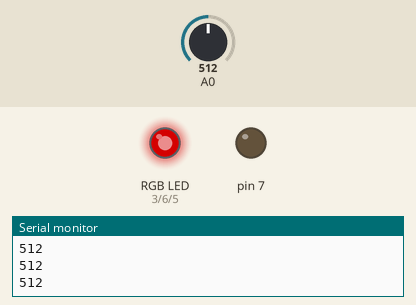
Recording of a sketch running on a simulated Arduino Uno, built with avr-gcc and run on an emulated ATmega328P. Parts: an RGB LED mixed from three pins (HIGH = lit), output pins drawn as LEDs (lit = HIGH), the last lines printed to the serial monitor. The test bench sets the inputs (shaded band); at power-on: A0 = 512. Dim RGB values are drawn brighter than linear.

Above: at 1.2 s.
1.3 s: A0 set to 982
2.8 s: A0 set to 1016
At 3.5 s:
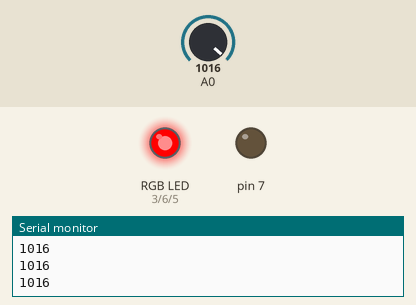
4.4 s: A0 set to 0
At 5.0 s:
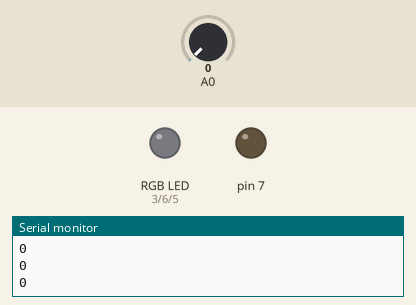
6.0 s: A0 set to 483
7.5 s: A0 set to 517
At 8.8 s:
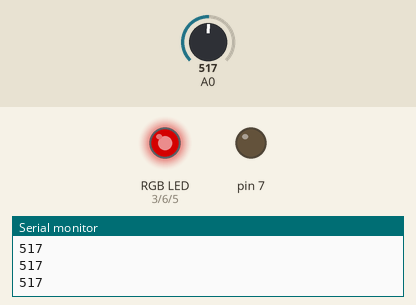
9.1 s: A0 set to 1010
At 10.2 s:
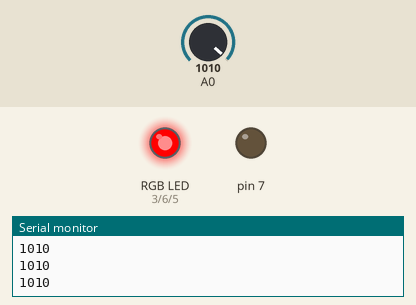
Timing chart, 0 to 11.7 s (numbered marks = the images above; inputs shaded):
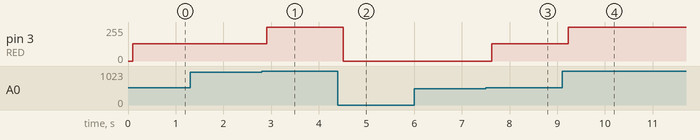

Measured:
- the behaviour switches between 1000 and 1001 on A0 (found by bisection; images 0 and 1)
- the behaviour switches between 500 and 501 on A0 (found by bisection; images 2 and 3)
- after the input at 2.8 s, pin 3 (RED): 128/255 → 255/255 after 0.11 s
- after the input at 4.4 s, pin 3 (RED): 255/255 → 0/255 after 0.11 s
- after the input at 7.5 s, pin 3 (RED): 0/255 → 128/255 after 0.12 s
- after the input at 9.1 s, pin 3 (RED): 128/255 → 255/255 after 0.13 s

The sketch:

5_potentiometerWithRGB.ino
```cpp
/*
Morse code sheet: https://drive.google.com/file/d/1liBuEK5mu3E04ymCv_On7b9cEDAkBJO1/view
Color guide: https://www.rapidtables.com/web/color/RGB_Color.html

Challenges:
1) Test Potiometer by reading it out on Serial Monitor
2) Fade red light using potentiometer (resolution=3)
3) Fade red light using potentiometer (resolution=6);
4) Fade red light using potentiometer (resolution=10);
5) Change colors of RGB based on potentiometer
6) Change (digital) through rainbow colors as you turn the potentiomter
7) Fade (analog) through rainbow as you turn the potentiometer

*/

#define RED 3
#define BLUE 5
#define GREEN 6

int counter;

void setup() {

  pinMode(RED,OUTPUT); //- RED
  pinMode(BLUE,OUTPUT); //- BLUE
  pinMode(GREEN,OUTPUT); //- GREEN
  pinMode(7,OUTPUT);

  rgbOff();

  Serial.begin(9600);

}

void dot() {
  digitalWrite(7,HIGH);
  delay(100);
  digitalWrite(7,LOW);
  delay(100);
}

void dash() {
  digitalWrite(7,HIGH);
  delay(300);
  digitalWrite(7,LOW);
  delay(100);
}

void rgbOff() {
  analogWrite(RED,0);
  analogWrite(BLUE,0);
  analogWrite(GREEN,0);
}


void rgbRed() {
  analogWrite(RED,255);
  analogWrite(BLUE,0);
  analogWrite(GREEN,0);
}

void rgbBlue() {
  analogWrite(RED,0);
  analogWrite(BLUE,255);
  analogWrite(GREEN,0);
}

void rgbGreen() {
  analogWrite(RED,0);
  analogWrite(BLUE,0);
  analogWrite(GREEN,255);
}

void rgbOrange() {
  analogWrite(RED,255);
  analogWrite(GREEN,205);
  analogWrite(BLUE,0);
}

void rgbYellow() {
  analogWrite(RED,222);
  analogWrite(GREEN,255);
  analogWrite(BLUE,0);
}

void rgbIndigo() {
  analogWrite(RED,0);
  analogWrite(GREEN,247);
  analogWrite(BLUE,255);
}

void rgbViolet() {
  analogWrite(RED,179);
  analogWrite(GREEN,0);
  analogWrite(BLUE,255);
}

void rgbFade(int color,int startValue, int endValue) {

  int counter;

  if (startValue < endValue) {
    //- increment
    counter = startValue;
    while (counter <= endValue) {
      analogWrite(color,counter);
      counter = counter + 1;
      delay(20);
    }
  }

  if (startValue > endValue) {
    //- decrement
    counter = startValue;
    while (counter >= endValue) {
      analogWrite(color,counter);
      counter = counter - 1;
      delay(20);
    }

  }
}

void rainbowFade() {

  //-red
  rgbFade(RED,0,255);
  rgbFade(BLUE,0,0);
  rgbFade(GREEN,0,0);

  //-orange
  rgbFade(RED,255,255);
  rgbFade(GREEN,0,205);
  rgbFade(BLUE,0,0);

  //-yellow
  rgbFade(RED,255,222);
  rgbFade(GREEN,205,255);
  rgbFade(BLUE,0,0);

  //-green
  rgbFade(RED,222,0);
  rgbFade(BLUE,0,0);
  rgbFade(GREEN,255,255);

  //-blue
  rgbFade(RED,0,0);
  rgbFade(BLUE,0,255);
  rgbFade(GREEN,255,0);

  //-indigo
  rgbFade(RED,0,0);
  rgbFade(GREEN,0,247);
  rgbFade(BLUE,255,255);

  //-violet
  rgbFade(RED,0,179);
  rgbFade(GREEN,247,0);
  rgbFade(BLUE,255,255);

  //-fade all off
  rgbFade(RED,179,0);
  rgbFade(GREEN,0,0);
  rgbFade(BLUE,255,0);

  delay(2000);

}

void loop() {

  int potentiometer;
  potentiometer = analogRead(A0);

  Serial.println(potentiometer);
  delay(100);

  if (potentiometer == 0) {
    analogWrite(RED,0);
  }
  if (potentiometer > 500) {
    analogWrite(RED,128);
  }
  if (potentiometer > 1000) {
    analogWrite(RED,255);
  }


}
```
